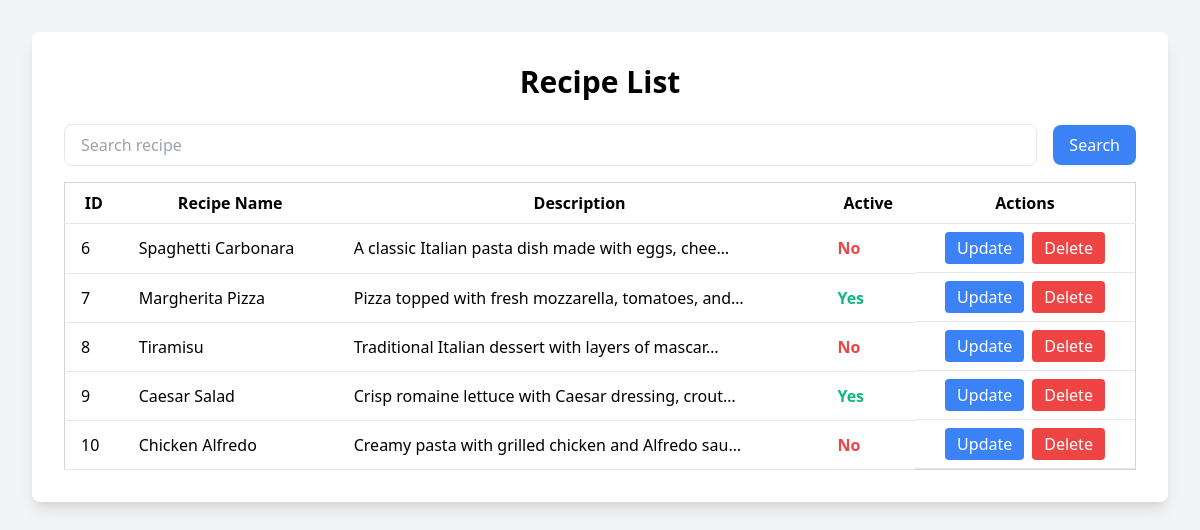
The app's page /recipes/ with its own data.
### recipes/models.py (models this page shows, shortened)
class Recipe(models.Model):
    recipe_name=models.CharField(max_length=2000,null=False,blank=False)
    recipe_description=models.CharField(max_length=200000)
    active=models.BooleanField(default=True)

### recipe/views.py (the view)
# urls.py: path('recipes/', views.recipe_list, name='recipe_list'),
def recipe_list(request):
    recipes = Recipe.objects.all()  # Fetch all recipes
    if request.POST.get('search'):
        search = request.POST.get('search')
        recipes = recipes.filter(recipe_name__icontains=search)
    return render(request, 'recipe_list.html', {'recipes': recipes})

### templates/recipe_list.html (shortened to what this page needs)
<!DOCTYPE html>
<html lang="en">
<head>
  <link href="https://cdn.jsdelivr.net/npm/tailwindcss@2.2.19/dist/tailwind.min.css" rel="stylesheet">
</head>
<body class="bg-gray-100 min-h-screen p-8">
  <div class="max-w-7xl mx-auto bg-white p-8 rounded-lg shadow-lg">
    <h1 class="text-3xl font-bold mb-6 text-center">Recipe List</h1>
    <form  method="POST" class="mb-4">
      <div class="flex items-center space-x-4">
        <input type="text" name="search" placeholder="Search recipe" class="w-full px-4 py-2 border rounded-lg">
        <button type="submit" class="bg-blue-500 hover:bg-blue-600 text-white px-4 py-2 rounded-lg">
          Search
        </button>
      </div>
    </form>
    <table class="min-w-full bg-white border border-gray-300">
      <thead>
        <tr>
          <th class="py-2 px-4 border-b">ID</th>
          <th class="py-2 px-4 border-b">Recipe Name</th>
          <th class="py-2 px-4 border-b">Description</th>
          <th class="py-2 px-4 border-b">Active</th>
          <th class="py-2 px-4 border-b">Actions</th>
        </tr>
      </thead>
      <tbody>
        {% for recipe in recipes %}
          <tr class="hover:bg-gray-100">
            <td class="py-2 px-4 border-b">{{ recipe.id }}</td>
            <td class="py-2 px-4 border-b">{{ recipe.recipe_name }}</td>
            <td class="py-2 px-4 border-b">{{ recipe.recipe_description|truncatechars:50 }}</td>
            <td class="py-2 px-4 border-b">
              {% if recipe.active %}
                <span class="text-green-500 font-bold">Yes</span>
              {% else %}
                <span class="text-red-500 font-bold">No</span>
              {% endif %}
            </td>
            <td class="py-2 px-4 border-b flex items-center justify-center">
                <a href="{% url 'update_recipe' recipe.id %}" class="bg-blue-500 hover:bg-blue-600 text-white py-1 px-3 rounded mr-2">Update</a>
              <a href="{% url 'delete_recipe' recipe.id %}" onclick="return confirm('Are you sure you want to delete this recipe?');" class="bg-red-500 hover:bg-red-600 text-white py-1 px-3 rounded">Delete</a>
            </td>
          </tr>
        {% empty %}
          <tr>
            <td colspan="5" class="text-center py-4 text-gray-500">No recipes found.</td>
          </tr>
        {% endfor %}
      </tbody>
    </table>
  </div>
</body>
</html>

### records on screen
Recipe: id "6", recipe_name "Spaghetti Carbonara", recipe_description "A classic Italian pasta dish made with eggs, chee…", active "No"
Recipe: id "7", recipe_name "Margherita Pizza", recipe_description "Pizza topped with fresh mozzarella, tomatoes, and…", active "Yes"
Recipe: id "8", recipe_name "Tiramisu", recipe_description "Traditional Italian dessert with layers of mascar…", active "No"
Recipe: id "9", recipe_name "Caesar Salad", recipe_description "Crisp romaine lettuce with Caesar dressing, crout…", active "Yes"
Recipe: id "10", recipe_name "Chicken Alfredo", recipe_description "Creamy pasta with grilled chicken and Alfredo sau…", active "No"
